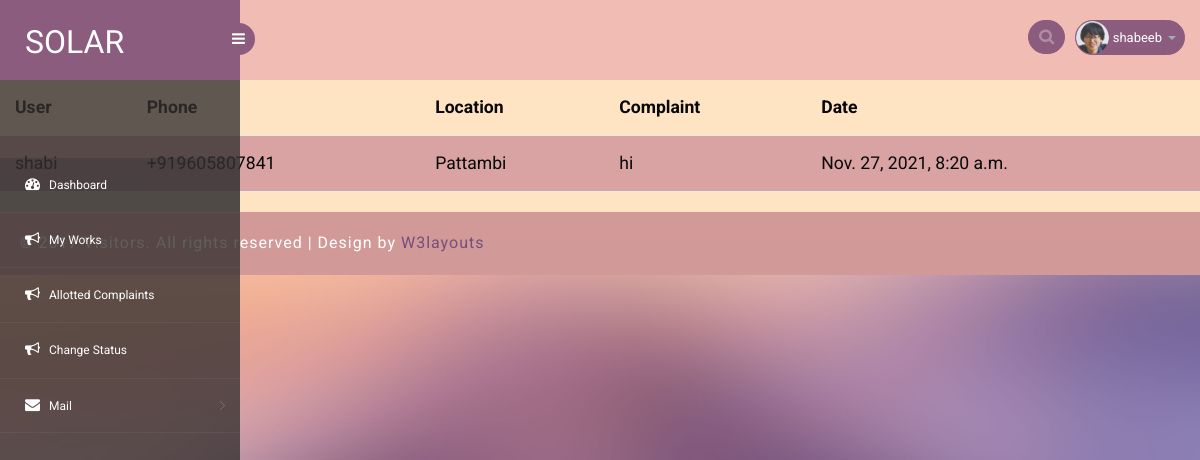
Page /allotted_complaints (signed in) on the committed database.
### account/models.py (models this page shows, shortened)
class Complaint(models.Model):
    user=models.ForeignKey(User,on_delete=models.CASCADE,null=True,blank=True)
    employee=models.ForeignKey(EmployeeRegister,on_delete=models.CASCADE,null=True,blank=True)
    user_details=models.ForeignKey(UserRegister,on_delete=models.CASCADE,null=True,blank=True)
    complaint=models.TextField()
    date=models.DateTimeField(default=timezone.now)

class UserRegister(models.Model):
    user=models.OneToOneField(User,on_delete=models.CASCADE)
    phone=PhoneNumberField()
    location=models.CharField(max_length=50)
    status=models.BooleanField(default=False)

### account/views.py (the view)
# urls.py: path('allotted_complaints',views.allotted_complaints,name='allotted_complaints'),
def allotted_complaints(request):
    employee=EmployeeRegister.objects.get(user=request.user)
    try:
        my_complain=Complaint.objects.filter(employee=employee)
    except:
        pass
    return render(request,'allotted_complaint.html',{'my_complain':my_complain})

### account/templates/allotted_complaint.html
{% extends 'dashboard.html' %}
{% load crispy_forms_tags %}
{% block content %}
<div class="table-responsive table-shadow" style="background-color: bisque;">
  {% if my_complain %}
  <table class="table">
        <thead>
          <tr>
            <th scope="col">User</th>
            <th scope="col">Phone</th>
            <th scope="col">Location</th>
            <th scope="col">Complaint</th>
            <th scope="col">Date</th>
          </tr>
        </thead>
        <tbody>
            {% for i in my_complain %}
          <tr style="background-color: #d9a3a3;">
            <td>{{ i.user.username}}</td>
            <td>{{ i.user_details.phone}}</td>
            <td>{{ i.user_details.location}}</td>
            <td>{{ i.complaint}}</td>
            <td>{{ i.date }}</td>
          </tr>
          {% endfor %}
        </tbody>
  </table>
  {% else %}
  <span>No Complaint can be found...</span>
  {% endif %}
</div>
{% endblock %}

### account/templates/dashboard.html (shortened to what this page needs)
<!DOCTYPE html>
<head>
<link rel="stylesheet" href="static/css/bootstrap.min.css" >
<link href="static/css/style1.css" rel='stylesheet' type='text/css' />
<link href="static/css/style-responsive.css" rel="stylesheet"/>
<link rel="stylesheet" href="static/css/font.css" type="text/css"/>
<link href="static/css/font-awesome.css" rel="stylesheet">
<link rel="stylesheet" href="static/css/morris.css" type="text/css"/>
<link rel="stylesheet" href="static/css/monthly.css">
</head>
<body>
<section id="container">
<header class="header  clearfix">
<div class="brand">
    <a href="{% url 'index' %}" class="logo">
        SOLAR
    </a>
    <div class="sidebar-toggle-box">
        <div class="fa fa-bars"></div>
    </div>
</div>
<div class="top-nav clearfix">
    <ul class="nav pull-right top-menu">
        <li>
            <input type="text" class="form-control search" placeholder=" Search">
        </li>
        <li class="dropdown">
            <a data-toggle="dropdown" class="dropdown-toggle" href="#">
                <img alt="" src="static/images/2.png">
                <span class="username">{{user.username}}</span>
                <b class="caret"></b>
            </a>
        </li>
    </ul>
</div>
</header>
<aside>
    <div id="sidebar" class="nav-collapse">
        <div class="leftside-navigation">
            <ul class="sidebar-menu" id="nav-accordion">
                <li>
                    <a class="active" href="{% url 'dashboard' %}">
                        <i class="fa fa-dashboard"></i>
                        <span>Dashboard</span>
                    </a>
                </li>
				{% if user.employeeregister %}
				<li>
                    <a href="{% url 'allotted_work' %}">
                        <i class="fa fa-bullhorn"></i>
                        <span>My Works</span>
                    </a>
                </li>
				<li>
                    <a href="{% url 'allotted_complaints' %}">
                        <i class="fa fa-bullhorn"></i>
                        <span>Allotted Complaints</span>
                    </a>
                </li>
                <li>
                    <a href="{% url 'change_status' %}">
                        <i class="fa fa-bullhorn"></i>
                        <span>Change Status</span>
                    </a>
                </li>
				{% endif %}
                <li class="sub-menu">
                    <a href="javascript:;">
                        <i class="fa fa-envelope"></i>
                        <span>Mail </span>
                    </a>
                </li>
            </ul>            </div>
    </div>
</aside>
{% block content %}
{% endblock %}
		  <div class="footer">
			<div class="wthree-copyright">
			  <p>© 2017 Visitors. All rights reserved | Design by <a href="http://w3layouts.com">W3layouts</a></p>
			</div>
		  </div>
</section>
</body>
</html>

### rows in the picture
Complaint: user.username "shabi", user_details.phone "+919605807841", user_details.location "Pattambi", complaint "hi", date "Nov. 27, 2021, 8:20 a.m."

### other values in the picture
{{ user.username }} "shabeeb"
